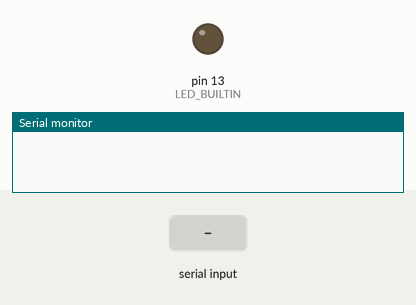
Simulated run of this sketch. Board: Arduino Mega 2560, built with avr-gcc and run on an emulated ATmega2560. On the bench: output pins drawn as LEDs (lit = HIGH), the last lines printed to the serial monitor. The test bench sets the inputs (shaded band).

Above: at 1.2 s.
1.3 s: "1" received over the second serial link
At 2.5 s:
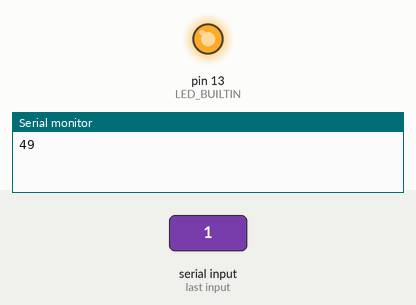
2.8 s: "0" received over the second serial link
At 3.6 s:
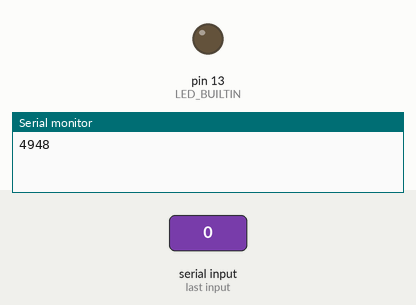
Timing chart, 0 to 5.8 s (numbered marks = the images above; inputs shaded):
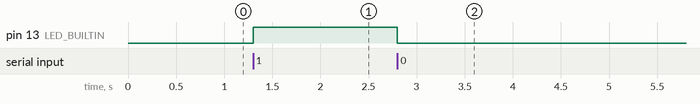

Measured:
- after the input at 1.3 s, pin 13 (LED_BUILTIN): LOW → HIGH at once
- after the input at 2.8 s, pin 13 (LED_BUILTIN): HIGH → LOW at once

The sketch:

working_sketch.ino
```cpp
/*
    war nur als testSketch gedacht, nachdem das BLuetoothModul das erste mal funktioniert hat.
*/

#include <SoftwareSerial.h>
#define BTSerial Serial1
#define BAUD 115200
String c;
String ON;
String OFF;

void setup() {
  Serial.begin(BAUD);
  BTSerial.begin(BAUD);
  pinMode(LED_BUILTIN, OUTPUT);
  digitalWrite(LED_BUILTIN, LOW);

  ON = "49"; // ByteCode, der vom Android Handy vom ursprünglichen Input Wert 1 zum UTF_8 Wert 49 umgewandelt wurde.
  OFF = "48"; // ByteCode, der vom Android Handy vom ursprünglichen Input Wert 0 zum UTF_8 Wert 48 umgewandelt wurde.
}

void loop() {
  // Wenn eine Nachricht vom HM-10 Modul kommt, printe es im seriellen Monitor
  if (BTSerial.available()) {
    c = BTSerial.read();
    Serial.print(c);

    if (c.equals(ON)){
      digitalWrite(LED_BUILTIN, HIGH);
    }

    else if (c.equals(OFF)){
      digitalWrite(LED_BUILTIN, LOW);
    }
  }
}
```
